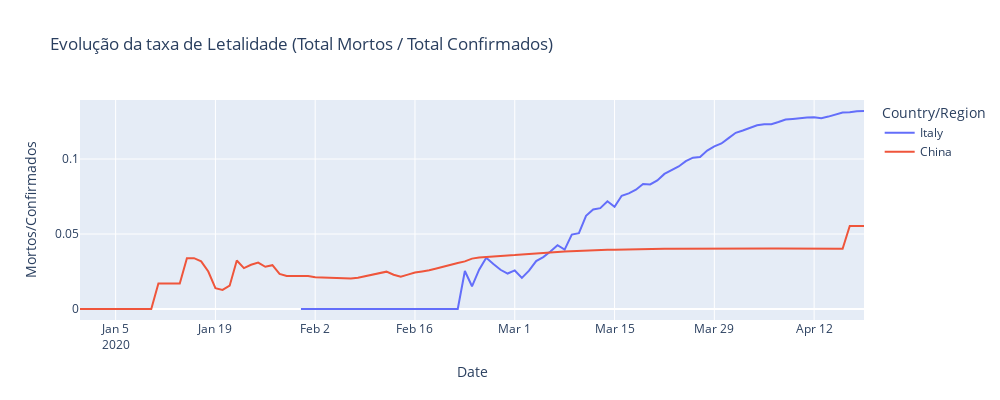

This figure's notebook cell:
### Code cell
temp = full_table.loc[(full_table['Country/Region']=='Italy') | (full_table['Country/Region']=='China')]
#temp = temp.groupby(['Country/Region', 'Date'])['confirmed', 'deaths'].sum()

#temp = temp.reset_index()
temp['Mortos/Confirmados'] = temp['Deaths']/temp['Confirmed']


fig = px.line(temp, x="Date", y="Mortos/Confirmados", color='Country/Region',height=400,width=1000,
             title='Evolução da taxa de Letalidade (Total Mortos / Total Confirmados)')
fig.show()
